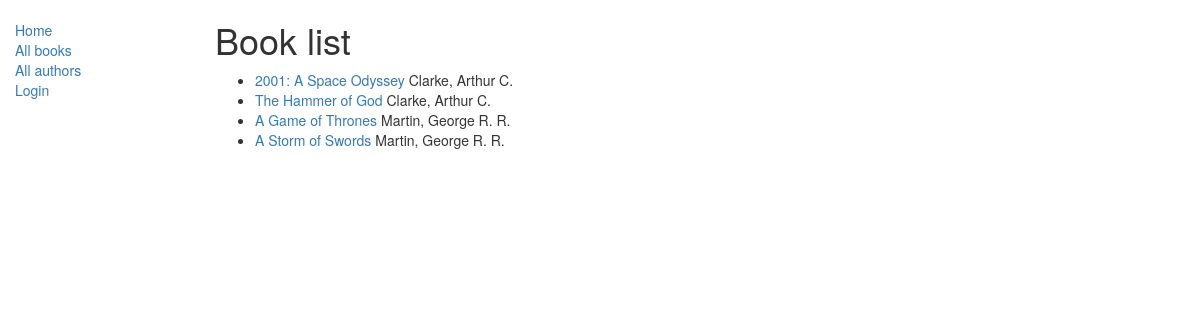
/catalog/books/, run on the app's committed database.
### catalog/models.py (models this page shows, shortened)
class Book(models.Model):
    title = models.CharField(max_length=200)
    author = models.ForeignKey('Author', on_delete=models.SET_NULL, null=True)
    summary = models.TextField(max_length=1000, help_text="Enter a brief description of the book")
    isbn = models.CharField('ISBN', max_length=13, help_text='13 Character <a href="https://www.isbn-international.org/content/what-isbn">ISBN number</a>')
    genre = models.ManyToManyField(Genre, help_text="Select a genre for this book")
    language = models.ForeignKey('Language', on_delete=models.SET_NULL, null=True)
    def display_genre(self):
        ''' Display genre in Admin'''
        return ', '.join([genre.name for genre in self.genre.all()[:3]])
    display_genre.short_description = 'Genre'
    def get_absolute_url(self):
        return reverse('book-detail', args=[str(self.id)])

class Author(models.Model):
    first_name = models.CharField(max_length=100)
    last_name = models.CharField(max_length=100)
    date_of_birth = models.DateField(null=True, blank=True)
    date_of_death = models.DateField('Died', null=True, blank=True)
    class Meta:
        ordering = ['first_name']
    def __str__(self):
        return '%s, %s' % (self.last_name, self.first_name)

### catalog/views.py (the view)
# urls.py: path('books/', views.BookListView.as_view(), name='books'),
class BookListView(ListView):
    model = Book
    paginate_by = 10

### templates/catalog/book_list.html
{% extends "base_generic.html" %}
{% block content %}
<h1>Book list</h1>
{% if book_list %}
  <ul>
      {% for book in book_list %}
      <li><a href="{{ book.get_absolute_url }}">{{ book.title }} </a>{{ book.author }} </li>
      {% endfor %}
  </ul>
  {% else %}
    <p>No books in library</p>
  {% endif %}
{% endblock %}

### data on the page
Book: title "2001: A Space Odyssey", author "Clarke, Arthur C."
Book: title "The Hammer of God", author "Clarke, Arthur C."
Book: title "A Game of Thrones", author "Martin, George R. R."
Book: title "A Storm of Swords", author "Martin, George R. R."
